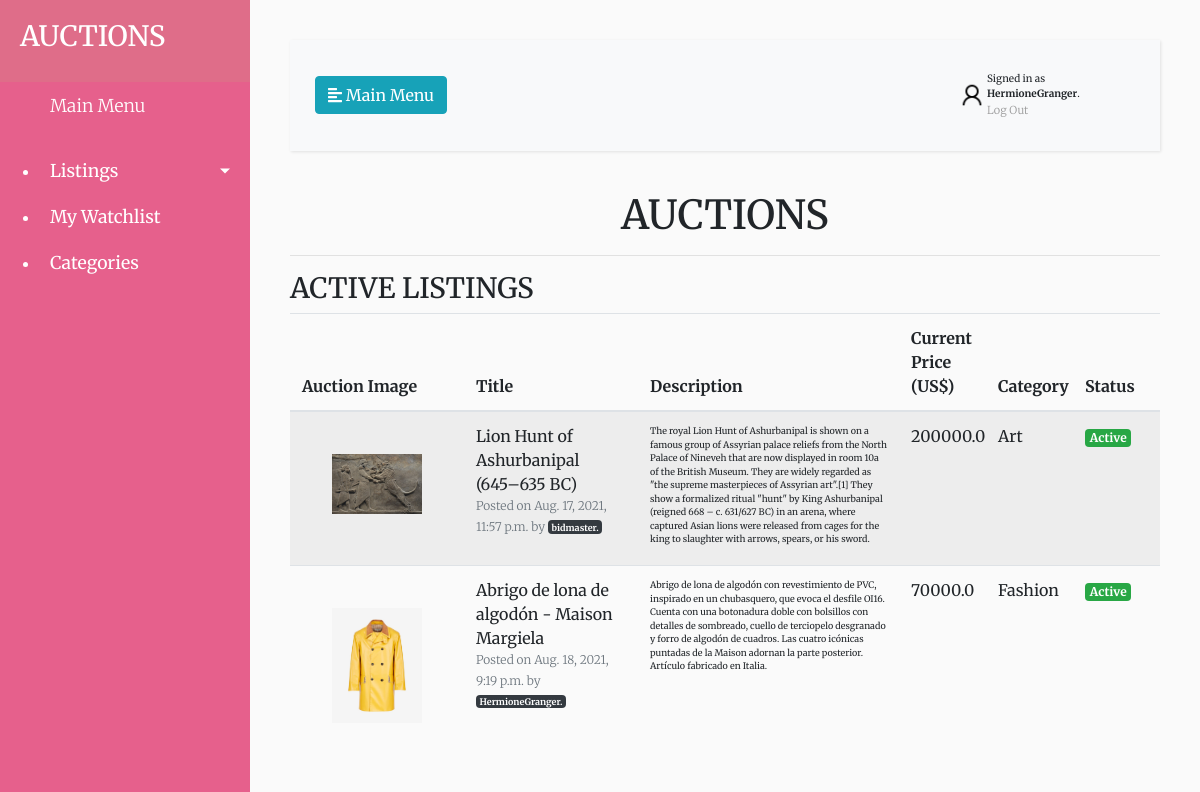
Screenshot of /active_listings (signed in) with the database file from the repository.
### auctions/models.py (models this page shows, shortened)
class User(AbstractUser):
    pass

class Listing(models.Model):
    title = models.CharField(max_length=64, help_text = "Title")
    description = models.CharField(max_length = 500, help_text = "Description")
    starting_bid = models.FloatField(help_text = "Starting Bid Amount in US$")
    current_bid = models.FloatField(default = 0.00)
    url = models.ImageField(blank = True)
    timestamp = models.DateTimeField(auto_now_add=True)
    FASHION = 'Fashion'
    TOYS = 'Toys'
    ELECTRONICS = 'Electronics'
    HOME = 'Home'
    ART = 'Art'
    JEWELRY = 'Jewelry'
    PROPERTIES = 'Properties'
    CONTRACTS = 'Contracts'
    MISCELLANEOUS = 'Miscellaneous'
    ACTIVE = 'Active'
    CLOSED = 'Closed'
    CATEGORY_CHOICES = [
        (FASHION, 'FS'),
        (TOYS, 'TO'),
        (ELECTRONICS, 'ET'),
        (HOME, 'HM'),
        (ART, 'AR'),
        (JEWELRY, 'JW'),
        (PROPERTIES, 'PT'),
        (CONTRACTS, 'CT'),
        (MISCELLANEOUS, 'MS')
    ]
    STATUS_CHOICES = [
        (ACTIVE, 'AC'),
        (CLOSED, 'CL')
    ]
    category = models.CharField(max_length = 64, choices = CATEGORY_CHOICES, blank = True)
    author = models.ForeignKey('User', on_delete = models.CASCADE, related_name = 'listing_author', default = "")
    watchlist_users = models.ManyToManyField('User', blank = True, related_name = 'watched_listing')
    watchlist_status = models.CharField(max_length = 21)
    winner = models.ForeignKey('User', on_delete = models.CASCADE, related_name = 'listing_winner', blank = True, null = True)
    status = models.CharField(max_length=64, choices = STATUS_CHOICES, blank = True, default = 'Active')

### auctions/views.py (the view)
# urls.py: path("active_listings", views.active_listings, name = "active_listings")
@login_required(login_url = '/login')
def active_listings(request):
    listings = Listing.objects.filter(status ='Active')
    return render (request, 'auctions/active_listings.html', {
        'listings': listings
    })

### auctions/templates/auctions/active_listings.html
{% extends 'auctions/layout.html' %}
{% block body %}
    <h3>ACTIVE LISTINGS</h3>
    <table class = "table table-striped" style = "max-width: 1600px; table-layout: fixed;">
        <thead>
            <tr>
                <th scope = "col" style = "width:100px;">Auction Image</th>
                <th scope = "col" style = "width:100px;">Title</th>
                <th scope = "col" style = "width:150px;">Description</th>
                <th scope = "col" style = "width:50px;">Current Price (US$)</th>
                <th scope = "col" style = "width:50px;">Category</th>
                <th scope = "col" style = "width:50px;">Status</th>
            </tr>
        </thead>
        <tbody>
            {% for listing in listings %}
                <tr>
                    <td style="width:100px;"><img src = "{{ MEDIA_URL }}/media/{{ listing.url }}" width = "150" style = "padding:30px;"></td>
                    <td>
                        <a href = "{% url 'info' listing.title %}">{{ listing.title }}</a>
                        <p class = "fs-6 fw-lighter text-muted" style = "font-size:12px;"> Posted on {{ listing.timestamp }} by <span class="badge badge-dark">{{ listing.author }}.</span></p>
                    </td>
                    <td style = "font-size:9px;">{{ listing.description }}</td>
                    <td style = "width:20px;">{{ listing.current_bid }}</td>
                    <td style="width:20px;">{{ listing.category }}</td>
                    {% if listing.status == 'Active' %}
                    <td><span class="badge badge-secondary badge-success">{{ listing.status }}</span></td>
                    {% else %}}
                    <td><span class="badge badge-secondary">{{ listing.status }}</span></td>
                    {% endif %}
                </tr>
            {% empty %}
                <tr>
                    <td>No Active Listings. </td>
                </tr>
            {% endfor %}
        </tbody>
    </table>
{% endblock %}

### auctions/templates/auctions/layout.html (shortened to what this page needs)
{% load static %}
<!DOCTYPE html>
<html lang="en">
    <head>
        <link rel="stylesheet" href="https://stackpath.bootstrapcdn.com/bootstrap/4.1.0/css/bootstrap.min.css">
        <link rel="stylesheet" href="{% static 'auctions/styles.css' %}">
        <link rel="stylesheet" href="https://cdnjs.cloudflare.com/ajax/libs/malihu-custom-scrollbar-plugin/3.1.5/jquery.mCustomScrollbar.min.css">
    </head>
    <body>
        <div class = "wrapper">
            <nav id = "sidebar">
                <div class = "sidebar-header">
                    <h3>AUCTIONS</h3>
                </div>
                <ul class = "list-unstyled-components">
                    <p>Main Menu</p>
                    {% if user.is_authenticated %}
                    <li>
                        <a href="#pageSubmenu" data-toggle="collapse" aria-expanded="false" class="dropdown-toggle">Listings</a>
                    </li>
                    <li>
                        <a href = "{% url 'my_watchlist' %}">My Watchlist</a>
                    </li>
                    <li>
                        <a href = "{% url 'categories' %}">Categories</a>
                    </li>
                    {% else %}
                    <p style = "font-size:10px;">
                        You are not logged in.
                        <p class = "btn"><a href = "{% url 'login' %}">Log In</a></p>
                        <p class = "btn"><a href = "{% url 'register' %}">Register</a></p>
                    </p>
                    {% endif %}
                </ul>
            </nav>
            <div id = "content">
                <nav class = "navbar navbar-expand-lg navbar-light bg-light">
                    <div class = "container-fluid">
                        <button type = "button" id = "sidebarCollapse" class = "btn btn-info">
                            <i class = "fas fa-align-left"></i>
                            <span>Main Menu</span>
                        </button>
                    </div>
                    <div class = "d-flex align-items-center">
                        <img src = "{% static 'auctions/userIcon.png' %}" style = "width:30px;">
                    </div>
                    <div style = "font-size:10px; width: 200px;margin-right:10px;" class = "d-flex align-items-center">
                        {% if user.is_authenticated %}
                            <div>
                                Signed in as <strong>{{ user.username }}</strong>.
                                <p><a href = "{% url 'logout' %}">Log Out</a></p>
                            </div>
                        {% endif %}
                    </div>
                </nav>
                <h1 class="text-center">AUCTIONS</h1>
                <hr>
                {% block body %}
                {% endblock %}
            </div>
        </div>
    </body>
</html>

### auctions/static/auctions/styles.css (style rules this page uses)
body { font-family: 'Merriweather', serif; background: #fafafa; }
p { font-family: 'Merriweather', serif; font-size: 1.1em; font-weight: 300; line-height: 1.7em; color: #999; }
a, a:hover, a:focus { color: inherit; text-decoration: none; transition: all 0.3s; }
.navbar { padding: 15px 10px; background: #fff; border: none; border-radius: 0; margin-bottom: 40px; box-shadow: 1px 1px 3px rgba(0, 0, 0, 0.1); }
.wrapper { display: flex; width: 100%; }
#sidebar { width: 250px; position: fixed; top: 0; left: 0; height: 100vh; z-index: 999; background: #e6608c; color: #fff; transition: all 0.3s; }
#sidebar .sidebar-header { padding: 20px; background: #df6d89; }
#sidebar ul p { color: #fff; padding: 10px; }
#sidebar ul li a { padding: 10px; font-size: 1.1em; display: block; }
a[data-toggle="collapse"] { position: relative; }
.dropdown-toggle::after { display: block; position: absolute; top: 50%; right: 20px; transform: translateY(-50%); }
#content { width: calc(100% - 250px); padding: 40px; min-height: 100vh; transition: all 0.3s; position: absolute; top: 0; right: 0; }

### rows the page displays
User: username "HermioneGranger"
Listing: url (picture), title "Lion Hunt of Ashurbanipal (645–635 BC)", timestamp "Aug. 17, 2021, 11:57 p.m.", author "bidmaster", description "The royal Lion Hunt of Ashurbanipal is shown on a famous group of Assyrian palace reliefs from the North Palace of Nineveh that are now displayed in room 10a of the British Museum. They are widely regarded as \"the supreme masterpieces of Assyrian art\".[1] They show a formalized ritual \"hunt\" by King Ashurbanipal (reigned 668 – c. 631/627 BC) in an arena, where captured Asian lions were released from cages for the king to slaughter with arrows, spears, or his sword.", current_bid "200000.0", category "Art", status "Active"
Listing: url (picture), title "Abrigo de lona de algodón - Maison Margiela", timestamp "Aug. 18, 2021, 9:19 p.m.", author "HermioneGranger", description "Abrigo de lona de algodón con revestimiento de PVC, inspirado en un chubasquero, que evoca el desfile OI16. Cuenta con una botonadura doble con bolsillos con detalles de sombreado, cuello de terciopelo desgranado y forro de algodón de cuadros. Las cuatro icónicas puntadas de la Maison adornan la parte posterior. Artículo fabricado en Italia.", current_bid "70000.0", category "Fashion", status "Active"
